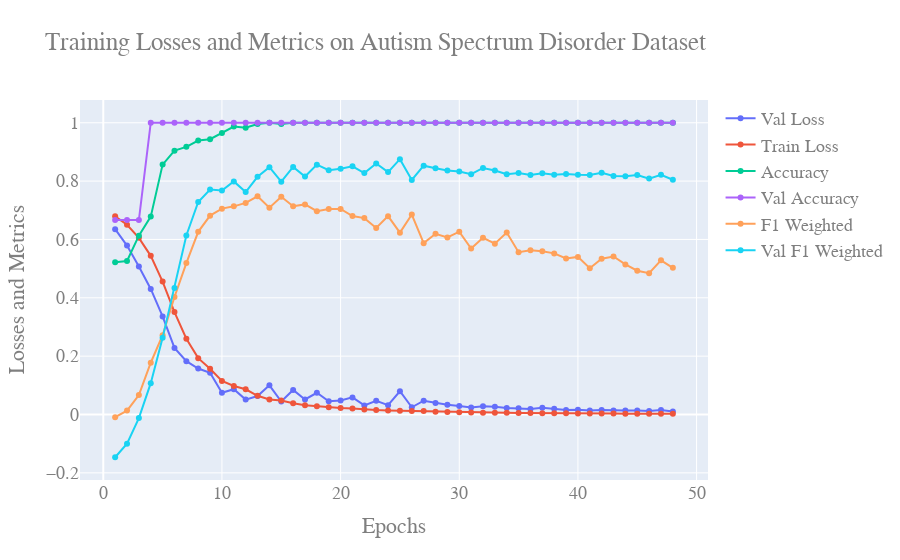

Notebook code cell kept with this figure:
### Markdown cell above
We now know, which is the best learning rate for the model, it is <b>0.00225</b>, the <b>MLP</b> with that learning rate scores a <b>0.93</b> for <code>f1 weighted score</code> and  <b>0.93</b> for <code>accuracy score</code>, we have beaten the performance of the base model. Let's plot the metrics and losses.

### Code cell
plot_accuracies_losses("Training Losses and Metrics on Autism Spectrum Disorder Dataset", "Epochs", "Losses and Metrics")
